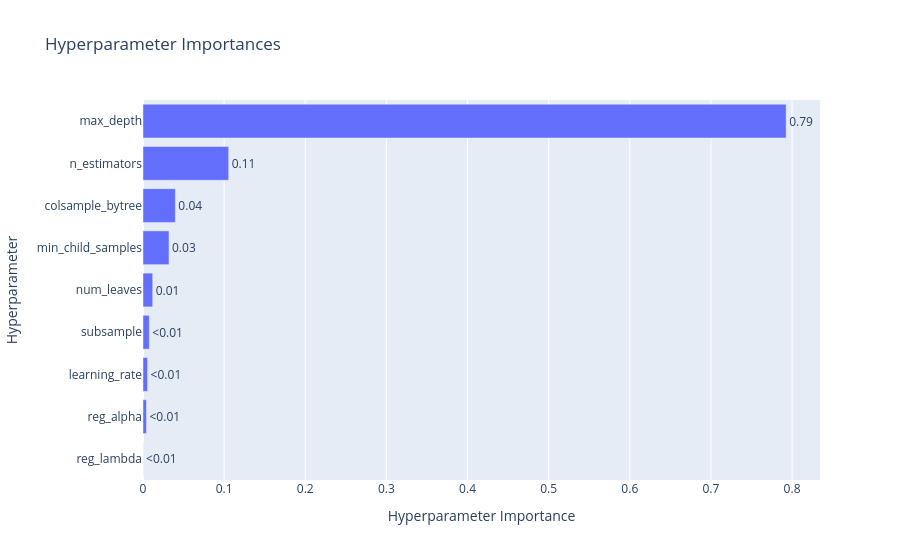

This figure's notebook cell:
### Code cell
optuna.visualization.plot_param_importances(lgbm_study)

### Figure 1 — Plotly figure (JSON) as saved in the notebook; plotly's stock layout.template omitted (floating-point values rounded to 4 significant figures)
{"data": [{"cliponaxis": false, "hovertemplate": ["reg_lambda (FloatDistribution): 7.097641665043143e-05<extra></extra>", "reg_alpha (FloatDistribution): 0.004293895056068539<extra></extra>", "learning_rate (FloatDistribution): 0.005673034038728407<extra></extra>", "subsample (FloatDistribution): 0.007785220439586615<extra></extra>", "num_leaves (IntDistribution): 0.011940031537295304<extra></extra>", "min_child_samples (IntDistribution): 0.03206337413812107<extra></extra>", "colsample_bytree (FloatDistribution): 0.03986830677404117<extra></extra>", "n_estimators (IntDistribution): 0.10558056431865624<extra></extra>", "max_depth (IntDistribution): 0.7927245972808522<extra></extra>"], "name": "Objective Value", "orientation": "h", "text": ["<0.01", "<0.01", "<0.01", "<0.01", "0.01", "0.03", "0.04", "0.11", "0.79"], "textposition": "outside", "type": "bar", "x": [7.098e-05, 0.004294, 0.005673, 0.007785, 0.01194, 0.03206, 0.03987, 0.1056, 0.7927], "y": ["reg_lambda", "reg_alpha", "learning_rate", "subsample", "num_leaves", "min_child_samples", "colsample_bytree", "n_estimators", "max_depth"]}], "layout": {"title": {"text": "Hyperparameter Importances"}, "xaxis": {"title": {"text": "Hyperparameter Importance"}}, "yaxis": {"title": {"text": "Hyperparameter"}}}}
